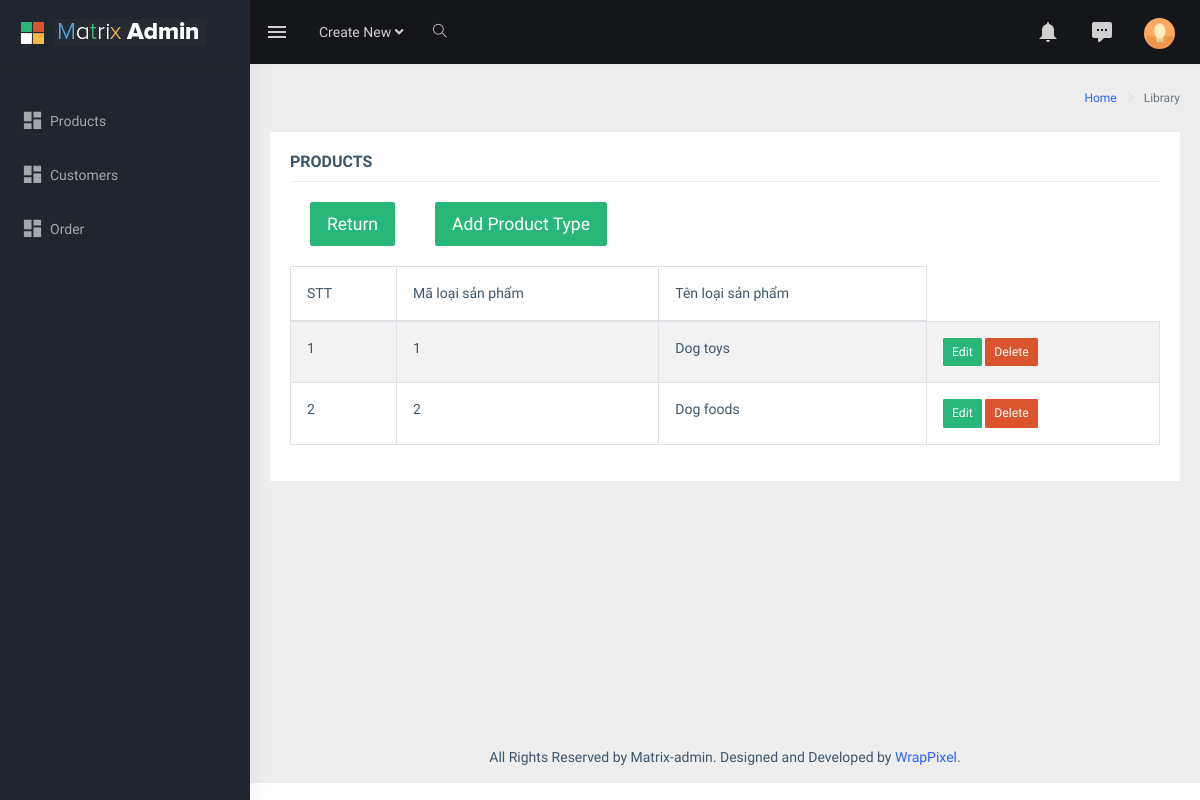
Page /admin/type_product.php on the committed database.
### tables this page shows
CREATE TABLE `loai_sp` (
  `ma_loai` varchar(11) NOT NULL,
  `ten_loai_sp` varchar(50) NOT NULL
);

### admin/controllers/c_product.php (called while the page is built, shortened)
<?php
include ("models/m_product.php");
class c_product{
    public function show_type_product1() {
        $show = new m_product();
        $show_type = $show->select_type_product();
        include("templates/layout.php");
    }
}
?>

### admin/type_product.php (called while the page is built)
<?php
include "controllers/c_product.php";
$show = new c_product();
$show->show_type_product1();
?>

### admin/models/database.php (called while the page is built, shortened)
<?php
class database{
    protected $pdo = NULL;
    protected $sql = '';
    public function __construct() {
        try
        {
            $this->pdo = new PDO('mysql:host=localhost; dbname=shop_pet_php','root','');
            $this->pdo->query('set names "utf8"');
        }
        catch(PDOException $ex )
        {
            die($ex->getMessage());
        }
    }
    public function setQuery($sql) {
        $this->sql = $sql;
    }
    public function execute($options=array()) {
        $this->sta = $this->pdo->prepare($this->sql);
        $this->sta->execute();
        return $this->sta;
    }
    public function loadAllRows($options=array()) {
        if(!$options) {
            if(!$result = $this->execute())
                return false;
        }
        else {
            if(!$result = $this->execute($options))
                return false;
        }
        return $result->fetchAll(PDO::FETCH_OBJ);
    }
}
?>

### admin/models/m_product.php (called while the page is built, shortened)
<?php
require_once ("database.php");
class m_product extends database {
    public function select_type_product() {
        $sql = "select * from loai_sp";
        return $this->loadAllRows();
    }
}
?>

### admin/views/product/v_typeproduct.php (the view)
<div class="page-wrapper">
    <div class="page-breadcrumb">
        <div class="row">
            <div class="col-12 d-flex no-block align-items-center">
                <div class="ml-auto text-right">
                    <nav aria-label="breadcrumb">
                        <ol class="breadcrumb">
                            <li class="breadcrumb-item"><a href="#">Home</a></li>
                            <li class="breadcrumb-item active" aria-current="page">Library</li>
                        </ol>
                    </nav>
                </div>
            </div>
        </div>
    </div>
    <div class="container-fluid">
        <div class="row">
            <div class="col-12">
                <div class="card">
                    <div class="card-body">
                        <h5 class="card-title">PRODUCTS</h5>
                        <div class="table-responsive">
                            <div class="border-top" style="display: flex;">
                                <div class="card-body" style="flex: 0;">
                                    <button type="button" class="btn btn-success btn-lg" onclick="window.location.href='list_product.php'">Return</button>
                                </div>
                                <div class="card-body" style="flex: 0;">
                                    <button type="button" class="btn btn-success btn-lg" onclick="window.location.href='add_product_type.php'">Add Product Type</button>
                                </div>
                            </div>
                            <table id="zero_config" class="table table-striped table-bordered">
                                <thead>
                                <tr>
                                    <th>STT</th>
                                    <th> Mã loại sản phẩm</th>
                                    <th>Tên loại sản phẩm</th>
                                </tr>
                                </thead>
                                <tbody>
                                <?php
                                foreach ($show_type as $key=>$value) {
                                    ?>
                                    <tr>
                                        <td><?php echo $key+1 ; ?></td>
                                        <td><?php echo $value->ma_loai ; ?></td>
                                        <td><?php echo $value->ten_loai_sp ; ?></td>
                                        <td>
                                            <button type="button" class="btn btn-success btn-sm" onclick="window.location.href='edit_typeproduct.php?ma_loai=<?php echo $value->ma_loai;?>'">Edit</button>
                                            <button type="button" class="btn btn-danger btn-sm" onclick="window.location.href='delete_typeproduct.php?ma_loai=<?php echo $value->ma_loai;?>'">Delete</button>
                                        </td>
                                    </tr>
                                <?php } ?>
                                </tbody>
                            </table>
                        </div>
                    </div>
                </div>
            </div>
        </div>
    </div>
    <footer class="footer text-center">
        All Rights Reserved by Matrix-admin. Designed and Developed by <a href="https://wrappixel.com">WrapPixel</a>.
    </footer>
</div>

### rows in the picture
loai_sp: ma_loai "1", ten_loai_sp "Dog toys"
loai_sp: ma_loai "2", ten_loai_sp "Dog foods"
